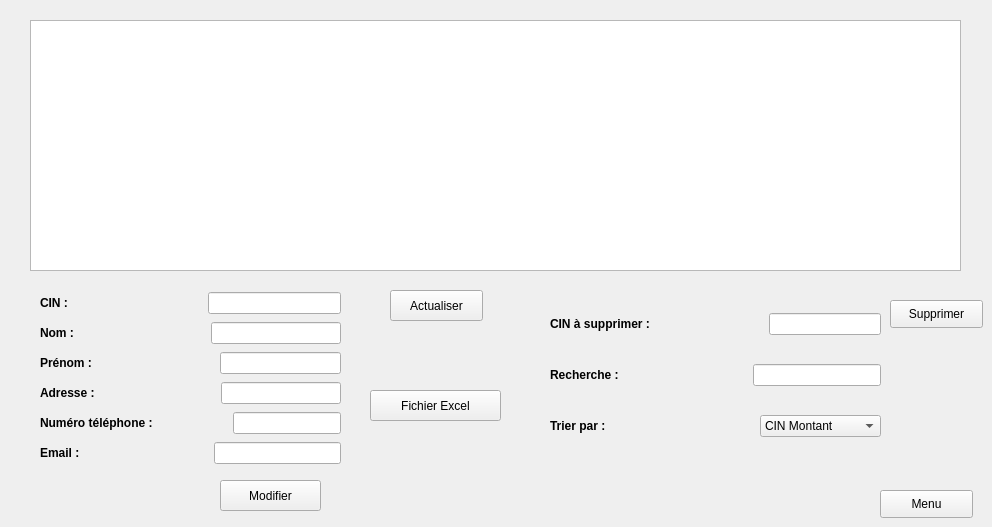
           <widget class="QWidget" name="Gestion_2">
            <attribute name="title">
             <string>Gestion des clients</string>
            </attribute>
            <widget class="QTableView" name="table_client_3">
             <property name="geometry">
              <rect>
               <x>30</x>
               <y>20</y>
               <width>931</width>
               <height>251</height>
              </rect>
             </property>
            </widget>
            <widget class="QPushButton" name="pushButton_8">
             <property name="geometry">
              <rect>
               <x>220</x>
               <y>480</y>
               <width>101</width>
               <height>31</height>
              </rect>
             </property>
             <property name="text">
              <string>Modifier</string>
             </property>
            </widget>
            <widget class="QPushButton" name="excel_button_3">
             <property name="geometry">
              <rect>
               <x>370</x>
               <y>390</y>
               <width>131</width>
               <height>31</height>
              </rect>
             </property>
             <property name="text">
              <string>Fichier Excel</string>
             </property>
            </widget>
            <widget class="QPushButton" name="deletebutton_5">
             <property name="geometry">
              <rect>
               <x>390</x>
               <y>290</y>
               <width>93</width>
               <height>31</height>
              </rect>
             </property>
             <property name="text">
              <string>Actualiser</string>
             </property>
            </widget>
            <widget class="QPushButton" name="deletebutton_6">
             <property name="geometry">
              <rect>
               <x>890</x>
               <y>300</y>
               <width>93</width>
               <height>28</height>
              </rect>
             </property>
             <property name="text">
              <string>Supprimer</string>
             </property>
            </widget>
            <widget class="QWidget" name="layoutWidget_8">
             <property name="geometry">
              <rect>
               <x>40</x>
               <y>290</y>
               <width>301</width>
               <height>176</height>
              </rect>
             </property>
             <layout class="QVBoxLayout" name="verticalLayout_42">
              <item>
               <layout class="QHBoxLayout" name="horizontalLayout_88">
                <item>
                 <widget class="QLabel" name="label_106">
                  <property name="font">
                   <font>
                    <weight>75</weight>
                    <bold>true</bold>
                   </font>
                  </property>
                  <property name="text">
                   <string>CIN :</string>
                  </property>
                 </widget>
                </item>
                <item>
                 <spacer name="horizontalSpacer_68">
                  <property name="orientation">
                   <enum>Qt::Horizontal</enum>
                  </property>
                  <property name="sizeHint" stdset="0">
                   <size>
                    <width>40</width>
                    <height>20</height>
                   </size>
                  </property>
                 </spacer>
                </item>
                <item>
                 <widget class="QLineEdit" name="le_cin_6"/>
                </item>
               </layout>
              </item>
              <item>
               <layout class="QHBoxLayout" name="horizontalLayout_89">
                <item>
                 <widget class="QLabel" name="label_107">
                  <property name="font">
                   <font>
                    <weight>75</weight>
                    <bold>true</bold>
                   </font>
                  </property>
                  <property name="text">
                   <string>Nom :</string>
                  </property>
                 </widget>
                </item>
                <item>
                 <spacer name="horizontalSpacer_69">
                  <property name="orientation">
                   <enum>Qt::Horizontal</enum>
                  </property>
                  <property name="sizeHint" stdset="0">
                   <size>
                    <width>40</width>
                    <height>20</height>
                   </size>
                  </property>
                 </spacer>
                </item>
                <item>
                 <widget class="QLineEdit" name="le_nom_6"/>
                </item>
               </layout>
              </item>
              <item>
               <layout class="QHBoxLayout" name="horizontalLayout_90">
                <item>
                 <widget class="QLabel" name="label_108">
                  <property name="font">
                   <font>
                    <weight>75</weight>
                    <bold>true</bold>
                   </font>
                  </property>
                  <property name="text">
                   <string>Prénom :</string>
                  </property>
                 </widget>
                </item>
                <item>
                 <spacer name="horizontalSpacer_70">
                  <property name="orientation">
                   <enum>Qt::Horizontal</enum>
                  </property>
                  <property name="sizeHint" stdset="0">
                   <size>
                    <width>40</width>
                    <height>20</height>
                   </size>
                  </property>
                 </spacer>
                </item>
                <item>
                 <widget class="QLineEdit" name="le_prenom_6"/>
                </item>
               </layout>
              </item>
              <item>
               <layout class="QHBoxLayout" name="horizontalLayout_91">
                <item>
                 <widget class="QLabel" name="label_109">
                  <property name="font">
                   <font>
                    <weight>75</weight>
                    <bold>true</bold>
                   </font>
                  </property>
                  <property name="text">
                   <string>Adresse :</string>
                  </property>
                 </widget>
                </item>
                <item>
                 <spacer name="horizontalSpacer_71">
                  <property name="orientation">
                   <enum>Qt::Horizontal</enum>
                  </property>
                  <property name="sizeHint" stdset="0">
                   <size>
                    <width>40</width>
                    <height>20</height>
                   </size>
                  </property>
                 </spacer>
                </item>
                <item>
                 <widget class="QLineEdit" name="l_adresse_6"/>
                </item>
               </layout>
              </item>
              <item>
               <layout class="QHBoxLayout" name="horizontalLayout_92">
                <item>
                 <widget class="QLabel" name="label_110">
                  <property name="font">
                   <font>
                    <weight>75</weight>
                    <bold>true</bold>
                   </font>
                  </property>
                  <property name="text">
                   <string>Numéro téléphone :</string>
                  </property>
                 </widget>
                </item>
                <item>
                 <spacer name="horizontalSpacer_72">
                  <property name="orientation">
                   <enum>Qt::Horizontal</enum>
                  </property>
                  <property name="sizeHint" stdset="0">
                   <size>
                    <width>40</width>
                    <height>20</height>
                   </size>
                  </property>
                 </spacer>
                </item>
                <item>
                 <widget class="QLineEdit" name="le_num_6"/>
                </item>
               </layout>
              </item>
              <item>
               <layout class="QHBoxLayout" name="horizontalLayout_93">
                <item>
                 <widget class="QLabel" name="label_111">
                  <property name="font">
                   <font>
                    <weight>75</weight>
                    <bold>true</bold>
                   </font>
                  </property>
                  <property name="text">
                   <string>Email :</string>
                  </property>
                 </widget>
                </item>
                <item>
                 <spacer name="horizontalSpacer_73">
                  <property name="orientation">
                   <enum>Qt::Horizontal</enum>
                  </property>
                  <property name="sizeHint" stdset="0">
                   <size>
                    <width>40</width>
                    <height>20</height>
                   </size>
                  </property>
                 </spacer>
                </item>
                <item>
                 <widget class="QLineEdit" name="le_mail_6"/>
                </item>
               </layout>
              </item>
             </layout>
            </widget>
            <widget class="QWidget" name="layoutWidget_10">
             <property name="geometry">
              <rect>
               <x>550</x>
               <y>290</y>
               <width>331</width>
               <height>171</height>
              </rect>
             </property>
             <layout class="QVBoxLayout" name="verticalLayout_43">
              <item>
               <layout class="QHBoxLayout" name="horizontalLayout_94">
                <item>
                 <widget class="QLabel" name="label_112">
                  <property name="font">
                   <font>
                    <weight>75</weight>
                    <bold>true</bold>
                   </font>
                  </property>
                  <property name="text">
                   <string>CIN à supprimer :</string>
                  </property>
                 </widget>
                </item>
                <item>
                 <spacer name="horizontalSpacer_74">
                  <property name="orientation">
                   <enum>Qt::Horizontal</enum>
                  </property>
                  <property name="sizeHint" stdset="0">
                   <size>
                    <width>40</width>
                    <height>20</height>
                   </size>
                  </property>
                 </spacer>
                </item>
                <item>
                 <widget class="QLineEdit" name="le_cin_sup_3"/>
                </item>
               </layout>
              </item>
              <item>
               <layout class="QHBoxLayout" name="horizontalLayout_95">
                <item>
                 <widget class="QLabel" name="label_113">
                  <property name="font">
                   <font>
                    <weight>75</weight>
                    <bold>true</bold>
                   </font>
                  </property>
                  <property name="text">
                   <string>Recherche :</string>
                  </property>
                 </widget>
                </item>
                <item>
                 <spacer name="horizontalSpacer_75">
                  <property name="orientation">
                   <enum>Qt::Horizontal</enum>
                  </property>
                  <property name="sizeHint" stdset="0">
                   <size>
                    <width>40</width>
                    <height>20</height>
                   </size>
                  </property>
                 </spacer>
                </item>
                <item>
                 <widget class="QLineEdit" name="lineEdit_recherche_client_3"/>
                </item>
               </layout>
              </item>
              <item>
               <layout class="QHBoxLayout" name="horizontalLayout_96">
                <item>
                 <widget class="QLabel" name="label_114">
                  <property name="font">
                   <font>
                    <weight>75</weight>
                    <bold>true</bold>
                   </font>
                  </property>
                  <property name="text">
                   <string>Trier par :</string>
                  </property>
                 </widget>
                </item>
                <item>
                 <spacer name="horizontalSpacer_76">
                  <property name="orientation">
                   <enum>Qt::Horizontal</enum>
                  </property>
                  <property name="sizeHint" stdset="0">
                   <size>
                    <width>40</width>
                    <height>20</height>
                   </size>
                  </property>
                 </spacer>
                </item>
                <item>
                 <widget class="QComboBox" name="comboBox_tri_3">
                  <item>
                   <property name="text">
                    <string>CIN Montant</string>
                   </property>
                  </item>
                  <item>
                   <property name="text">
                    <string>CIN Descendant</string>
                   </property>
                  </item>
                  <item>
                   <property name="text">
                    <string>Nom</string>
                   </property>
                  </item>
                  <item>
                   <property name="text">
                    <string>Prénom</string>
                   </property>
                  </item>
                 </widget>
                </item>
               </layout>
              </item>
             </layout>
            </widget>
            <widget class="QPushButton" name="homeButton_25">
             <property name="geometry">
              <rect>
               <x>880</x>
               <y>490</y>
               <width>93</width>
               <height>28</height>
              </rect>
             </property>
             <property name="text">
              <string>Menu</string>
             </property>
            </widget>
           </widget>
